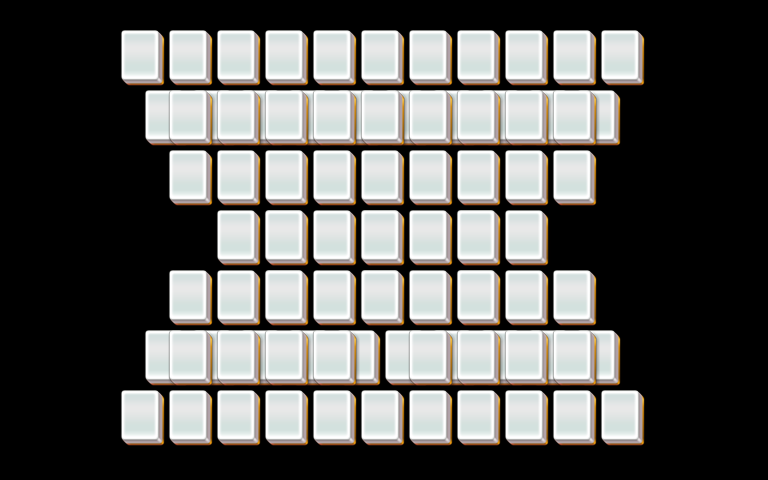

The image is a tile-based game level rendered from a .tmx file. Its description and source (layers, tilesets, objects; grid data summarised) follow:
An orthogonal 32x16 tile map with 24x30 px tiles, 2 tile layers (layer1, layer2).

<map version="1.0" orientation="orthogonal" width="32" height="16" tilewidth="24" tileheight="30">
 <properties>
  <property name="species" value="20" />
 </properties>
 <tileset firstgid="1" name="mahjong" tilewidth="48" tileheight="60">
  <image source="mahjong.png" />
 </tileset>
 <layer name="layer1" width="32" height="16">
  <data>[512 cells, 67 non-empty, 1 distinct tile ids]</data>
 </layer>
 <layer name="layer2" width="32" height="16">
  <data>[512 cells, 23 non-empty, 1 distinct tile ids]</data>
 </layer>
</map>
